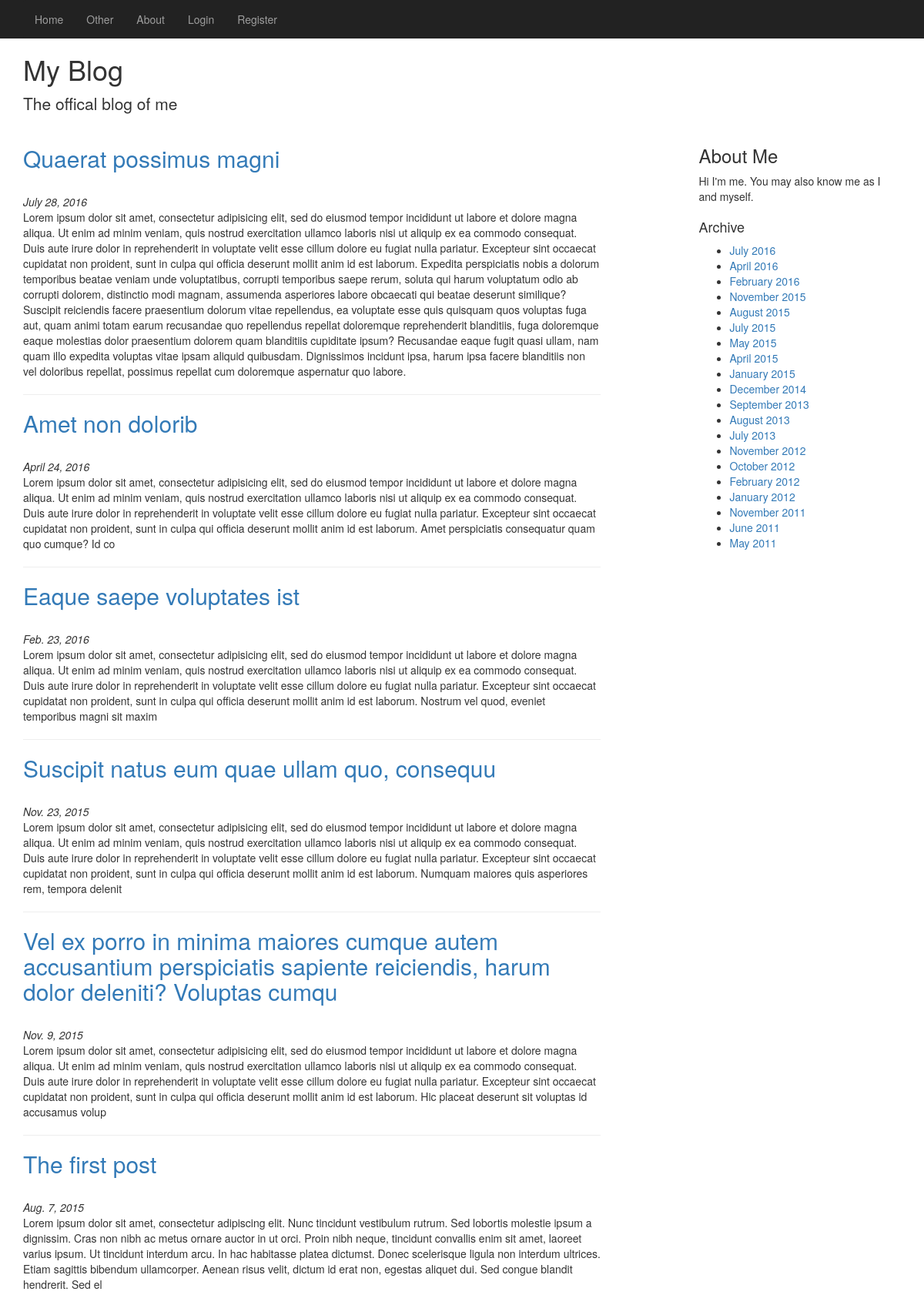
Screenshot of /blog/ (upper part) with the database file from the repository.
### blog/models.py (models this page shows, shortened)
class BlogPost(models.Model):
    title = models.CharField(max_length=128)
    author = models.CharField(max_length=64)
    pubDate = models.DateField()
    slug = models.SlugField()
    body = models.TextField()
    summary = models.TextField()

### blog/views.py (the view)
def index(request):
    posts = BlogPost.objects.order_by('-pubDate')
    context_dict = {'posts': posts}
    return render(request, 'blog/index.html', context_dict)

### blog/templatetags/blog_extras.py (called while the page is built)
@register.inclusion_tag('blog/archive_template.html')
def print_dates():
    dates = []
    archives = []
    posts = BlogPost.objects.all().order_by('-pubDate')
    for post in posts:
        date = post.pubDate.strftime("%B %Y")
        if date not in dates:
            dates.append(date)
            archives.append((date, slugify(date)))
    context_dict = {'archives': archives}
    return context_dict

### templates/blog/index.html
{% extends 'blog/base.html' %}
{% block body_block %}
    {% if posts %}
        {% for post in posts %}
            <div>
                <h2 class="post-title">
                    <a href="{% url 'post' post.slug %}">{{ post.title }}</a>
                </h2>
                <br/>
                <em class="pubdate">{{ post.pubDate }}</em>
                <br/>
                <p class="post-summary">
                    {% if forloop.first %}
                        {{ post.body }}
                    {% else %}
                        {{ post.summary }}
                    {% endif %}
                </p>
                <hr/>
            </div>
        {% endfor %}
    {% else %}
        There aren't any blog posts yet!
    {% endif %}
{% endblock %}

### rows the page displays
BlogPost: title "Quaerat possimus magni", pubDate "July 28, 2016", body "Lorem ipsum dolor sit amet, consectetur adipisicing elit, sed do eiusmod tempor incididunt ut labore et dolore magna aliqua. Ut enim ad minim veniam, quis nostrud exercitation ullamco laboris nisi ut aliquip ex ea commodo consequat. Duis aute irure dolor in reprehenderit in voluptate velit esse cillum dolore eu fugiat nulla pariatur. Excepteur sint occaecat cupidatat non proident, sunt in culpa qui officia deserunt mollit anim id est laborum. Expedita perspiciatis nobis a dolorum temporibus beatae veniam unde voluptatibus, corrupti temporibus saepe rerum, soluta qui harum voluptatum odio ab corrupti dolorem, distinctio modi magnam, assumenda asperiores labore obcaecati qui beatae deserunt…"
BlogPost: title "Amet non dolorib", pubDate "April 24, 2016", summary "Lorem ipsum dolor sit amet, consectetur adipisicing elit, sed do eiusmod tempor incididunt ut labore et dolore magna aliqua. Ut enim ad minim veniam, quis nostrud exercitation ullamco laboris nisi ut aliquip ex ea commodo consequat. Duis aute irure dolor in reprehenderit in voluptate velit esse cillum dolore eu fugiat nulla pariatur. Excepteur sint occaecat cupidatat non proident, sunt in culpa qui officia deserunt mollit anim id est laborum. Amet perspiciatis consequatur quam quo cumque? Id co"
BlogPost: title "Eaque saepe voluptates ist", pubDate "Feb. 23, 2016", summary "Lorem ipsum dolor sit amet, consectetur adipisicing elit, sed do eiusmod tempor incididunt ut labore et dolore magna aliqua. Ut enim ad minim veniam, quis nostrud exercitation ullamco laboris nisi ut aliquip ex ea commodo consequat. Duis aute irure dolor in reprehenderit in voluptate velit esse cillum dolore eu fugiat nulla pariatur. Excepteur sint occaecat cupidatat non proident, sunt in culpa qui officia deserunt mollit anim id est laborum. Nostrum vel quod, eveniet temporibus magni sit maxim"
BlogPost: title "Suscipit natus eum quae ullam quo, consequu", pubDate "Nov. 23, 2015", summary "Lorem ipsum dolor sit amet, consectetur adipisicing elit, sed do eiusmod tempor incididunt ut labore et dolore magna aliqua. Ut enim ad minim veniam, quis nostrud exercitation ullamco laboris nisi ut aliquip ex ea commodo consequat. Duis aute irure dolor in reprehenderit in voluptate velit esse cillum dolore eu fugiat nulla pariatur. Excepteur sint occaecat cupidatat non proident, sunt in culpa qui officia deserunt mollit anim id est laborum. Numquam maiores quis asperiores rem, tempora delenit"
BlogPost: title "Vel ex porro in minima maiores cumque autem accusantium perspiciatis sapiente reiciendis, harum dolor deleniti? Voluptas cumqu", pubDate "Nov. 9, 2015", summary "Lorem ipsum dolor sit amet, consectetur adipisicing elit, sed do eiusmod tempor incididunt ut labore et dolore magna aliqua. Ut enim ad minim veniam, quis nostrud exercitation ullamco laboris nisi ut aliquip ex ea commodo consequat. Duis aute irure dolor in reprehenderit in voluptate velit esse cillum dolore eu fugiat nulla pariatur. Excepteur sint occaecat cupidatat non proident, sunt in culpa qui officia deserunt mollit anim id est laborum. Hic placeat deserunt sit voluptas id accusamus volup"
BlogPost: title "The first post", pubDate "Aug. 7, 2015", summary "Lorem ipsum dolor sit amet, consectetur adipiscing elit. Nunc tincidunt vestibulum rutrum. Sed lobortis molestie ipsum a dignissim. Cras non nibh ac metus ornare auctor in ut orci. Proin nibh neque, tincidunt convallis enim sit amet, laoreet varius ipsum. Ut tincidunt interdum arcu. In hac habitasse platea dictumst. Donec scelerisque ligula non interdum ultrices. Etiam sagittis bibendum ullamcorper. Aenean risus velit, dictum id erat non, egestas aliquet dui. Sed congue blandit hendrerit. Sed el"

### other values shown
{{ a.0 }} "July 2016" "April 2016" "February 2016" "November 2015" "August 2015" "July 2015" "May 2015" "April 2015" "January 2015" "December 2014" "September 2013" "August 2013" "July 2013" "November 2012" "October 2012" "February 2012" "January 2012" "November 2011" "June 2011" "May 2011"
